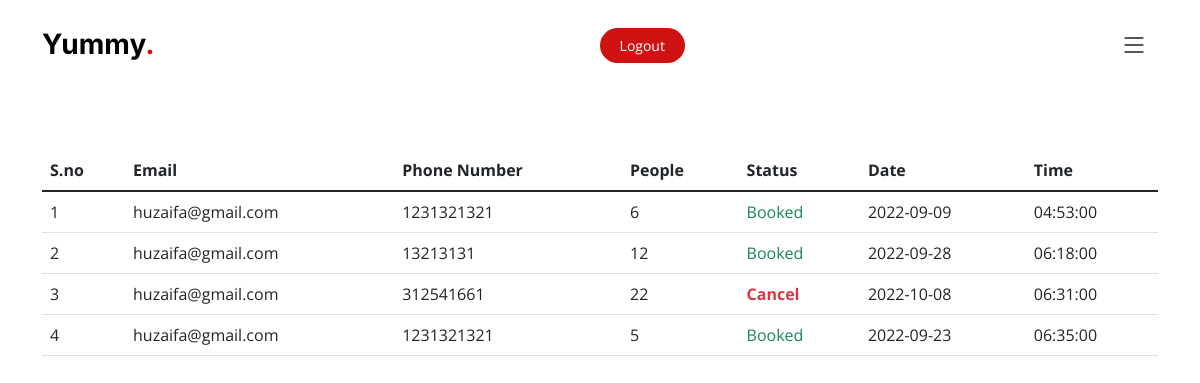
/php/table_reservation.php (signed in), run on an earlier commit of the app's database.
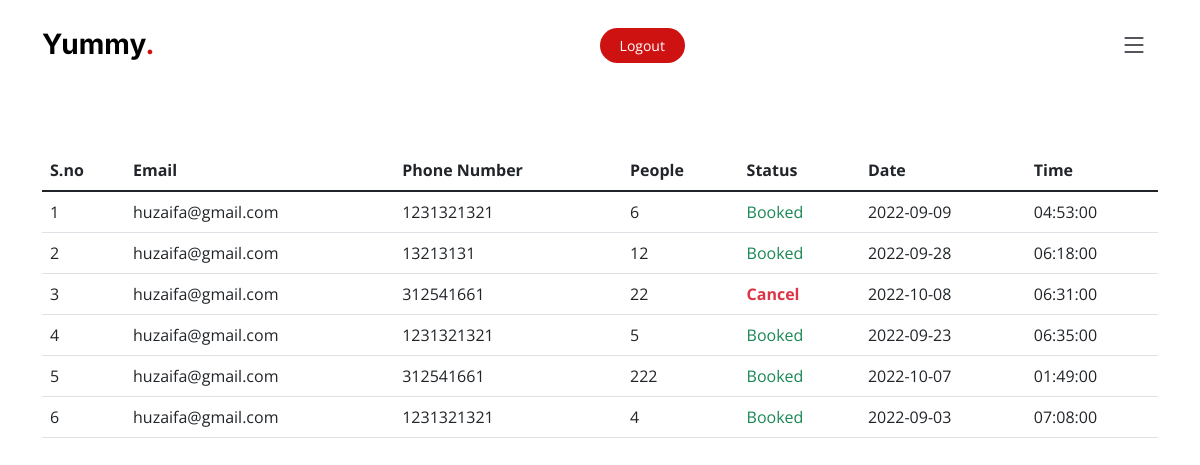
And on a later commit of the database.
### tables this page shows
CREATE TABLE `table_reservation` (
  `id` int(11) NOT NULL,
  `email` varchar(50) NOT NULL,
  `phone` int(11) NOT NULL,
  `people` int(30) NOT NULL,
  `table_book` varchar(20) NOT NULL,
  `date` date NOT NULL,
  `time` time NOT NULL
);

### php/table_reservation.php (the view, shortened to what this page needs)
<!doctype html>
<html lang="en">
  <head>
    <link href="https://cdn.jsdelivr.net/npm/bootstrap@5.2.1/dist/css/bootstrap.min.css" rel="stylesheet">
    <link href="assets/vendor/bootstrap/css/bootstrap.min.css" rel="stylesheet">
    <link href="assets/vendor/bootstrap-icons/bootstrap-icons.css" rel="stylesheet">
    <link href="assets/vendor/aos/aos.css" rel="stylesheet">
    <link href="assets/vendor/glightbox/css/glightbox.min.css" rel="stylesheet">
    <link href="assets/vendor/swiper/swiper-bundle.min.css" rel="stylesheet">
    <link href="../assets/css/main.css" rel="stylesheet">
  </head>
  <body>
    <?php
    include "header.php";?>
    <div class="container" style="margin-top: 150px;">
    <table class="table">
  <thead>
    <tr>
      <th scope="col">S.no</th>
      <th scope="col">Email</th>
      <th scope="col">Phone Number</th>
      <th scope="col">People</th>
      <th scope="col">Status</th>
      <th scope="col">Date</th>
      <th scope="col">Time</th>
    </tr>
  </thead>
  <tbody class="table-group-divider">
  <?php
    include "database.php";
    $email = $_SESSION['email'];
    $sql = "SELECT * FROM `table_reservation` WHERE email='$email';";
    $result = mysqli_query($conn,$sql);
    $count = 1;
    while($data = mysqli_fetch_assoc($result)){
        echo '<tr>
        <td>'.$count.'</td>
        <td>' . $data['email'] .'</td>
        <td>' . $data['phone'] .'</td>
        <td>' . $data['people'] .'</td>';
        if($data['table_book'] == 'Waiting..'){
          echo '<td class="text-warning">Waiting..</td>';
        }elseif($data['table_book'] == 'Booked'){
          echo '<td class="text-success">Booked</td>';
        }elseif($data['table_book'] == 'Cancel'){
          echo '<td class="text-danger"><b>Cancel<b></td>';
        }
        echo'
        <td>' . $data['date'] .'</td>
        <td>' . $data['time'] .'</td>
      </tr>';
      $count = $count +1;
    }
  ?>
        </tbody>
      </table>
    </div>
  </body>
</html>

What changed in the data, as far as the page shows it:
added table_reservation: email "huzaifa@gmail.com", phone "312541661", people "222", table_book "Booked", date "2022-10-07", time "01:49:00"
added table_reservation: email "huzaifa@gmail.com", phone "1231321321", people "4", table_book "Booked", date "2022-09-03", time "07:08:00"
